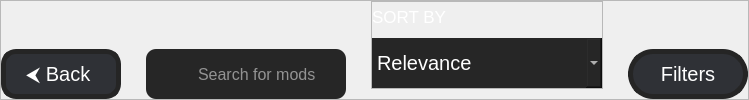
        <widget class="QFrame" name="frame_33">
         <property name="frameShape">
          <enum>QFrame::StyledPanel</enum>
         </property>
         <property name="frameShadow">
          <enum>QFrame::Raised</enum>
         </property>
         <layout class="QHBoxLayout" name="horizontalLayout_17">
          <property name="spacing">
           <number>25</number>
          </property>
          <property name="leftMargin">
           <number>0</number>
          </property>
          <property name="topMargin">
           <number>0</number>
          </property>
          <property name="rightMargin">
           <number>0</number>
          </property>
          <property name="bottomMargin">
           <number>0</number>
          </property>
          <item alignment="Qt::AlignBottom">
           <widget class="QPushButton" name="backConfigMod">
            <property name="sizePolicy">
             <sizepolicy hsizetype="Preferred" vsizetype="Preferred">
              <horstretch>0</horstretch>
              <verstretch>0</verstretch>
             </sizepolicy>
            </property>
            <property name="minimumSize">
             <size>
              <width>120</width>
              <height>50</height>
             </size>
            </property>
            <property name="maximumSize">
             <size>
              <width>120</width>
              <height>50</height>
             </size>
            </property>
            <property name="cursor">
             <cursorShape>PointingHandCursor</cursorShape>
            </property>
            <property name="styleSheet">
             <string notr="true">QPushButton {
background-color: rgb(47, 49, 54);
border:5px solid rgb(37, 37, 37);
border-radius:15px;
color:white;
font:15pt;
}
QPushButton:hover {
background-color:rgb(37, 37, 37);

}</string>
            </property>
            <property name="text">
             <string>⮜ Back </string>
            </property>
           </widget>
          </item>
          <item alignment="Qt::AlignBottom">
           <widget class="QFrame" name="frame_34">
            <property name="minimumSize">
             <size>
              <width>0</width>
              <height>50</height>
             </size>
            </property>
            <property name="maximumSize">
             <size>
              <width>16777215</width>
              <height>50</height>
             </size>
            </property>
            <property name="styleSheet">
             <string notr="true">background-color:rgb(38, 38, 38);
border-radius:10px;
color:white;
font:12pt;</string>
            </property>
            <property name="frameShape">
             <enum>QFrame::StyledPanel</enum>
            </property>
            <property name="frameShadow">
             <enum>QFrame::Raised</enum>
            </property>
            <layout class="QHBoxLayout" name="horizontalLayout_18">
             <property name="spacing">
              <number>10</number>
             </property>
             <property name="leftMargin">
              <number>10</number>
             </property>
             <property name="topMargin">
              <number>0</number>
             </property>
             <property name="rightMargin">
              <number>10</number>
             </property>
             <property name="bottomMargin">
              <number>0</number>
             </property>
             <item alignment="Qt::AlignLeft|Qt::AlignVCenter">
              <widget class="QLabel" name="label_9">
               <property name="minimumSize">
                <size>
                 <width>30</width>
                 <height>30</height>
                </size>
               </property>
               <property name="maximumSize">
                <size>
                 <width>30</width>
                 <height>30</height>
                </size>
               </property>
               <property name="text">
                <string/>
               </property>
               <property name="pixmap">
                <pixmap resource="../qtrf.qrc">:/icon/assets/icon/14506599291585491858-128.png</pixmap>
               </property>
               <property name="scaledContents">
                <bool>true</bool>
               </property>
              </widget>
             </item>
             <item>
              <widget class="QLineEdit" name="searchMod">
               <property name="sizePolicy">
                <sizepolicy hsizetype="Expanding" vsizetype="Preferred">
                 <horstretch>0</horstretch>
                 <verstretch>0</verstretch>
                </sizepolicy>
               </property>
               <property name="minimumSize">
                <size>
                 <width>0</width>
                 <height>50</height>
                </size>
               </property>
               <property name="maximumSize">
                <size>
                 <width>16777215</width>
                 <height>50</height>
                </size>
               </property>
               <property name="styleSheet">
                <string notr="true">background-color:rgb(38, 38, 38);
border-radius:10px;
color:white;
font:12pt;
QLineEdit[text=\\]{
	color: gray;
};</string>
               </property>
               <property name="maxLength">
                <number>255</number>
               </property>
               <property name="placeholderText">
                <string>Search for mods</string>
               </property>
              </widget>
             </item>
            </layout>
           </widget>
          </item>
          <item alignment="Qt::AlignTop">
           <widget class="QFrame" name="frame_35">
            <property name="frameShape">
             <enum>QFrame::StyledPanel</enum>
            </property>
            <property name="frameShadow">
             <enum>QFrame::Raised</enum>
            </property>
            <layout class="QVBoxLayout" name="verticalLayout_28">
             <property name="leftMargin">
              <number>0</number>
             </property>
             <property name="topMargin">
              <number>0</number>
             </property>
             <property name="rightMargin">
              <number>0</number>
             </property>
             <property name="bottomMargin">
              <number>0</number>
             </property>
             <item>
              <widget class="QLabel" name="label_11">
               <property name="minimumSize">
                <size>
                 <width>100</width>
                 <height>30</height>
                </size>
               </property>
               <property name="maximumSize">
                <size>
                 <width>100</width>
                 <height>30</height>
                </size>
               </property>
               <property name="styleSheet">
                <string notr="true">color:white;
font:13pt;</string>
               </property>
               <property name="text">
                <string>SORT BY</string>
               </property>
              </widget>
             </item>
             <item>
              <widget class="QComboBox" name="modSort">
               <property name="sizePolicy">
                <sizepolicy hsizetype="Preferred" vsizetype="Preferred">
                 <horstretch>0</horstretch>
                 <verstretch>0</verstretch>
                </sizepolicy>
               </property>
               <property name="minimumSize">
                <size>
                 <width>230</width>
                 <height>50</height>
                </size>
               </property>
               <property name="maximumSize">
                <size>
                 <width>230</width>
                 <height>50</height>
                </size>
               </property>
               <property name="cursor">
                <cursorShape>PointingHandCursor</cursorShape>
               </property>
               <property name="styleSheet">
                <string notr="true">font:20px;
color:white;
background-color:rgb(38, 38, 38);
border-radius:0</string>
               </property>
               <item>
                <property name="text">
                 <string>Relevance</string>
                </property>
               </item>
               <item>
                <property name="text">
                 <string>Downloads</string>
                </property>
               </item>
               <item>
                <property name="text">
                 <string>Follows</string>
                </property>
               </item>
               <item>
                <property name="text">
                 <string>Newest</string>
                </property>
               </item>
               <item>
                <property name="text">
                 <string>Updated</string>
                </property>
               </item>
               <item>
                <property name="text">
                 <string>Installed</string>
                </property>
               </item>
              </widget>
             </item>
            </layout>
           </widget>
          </item>
          <item alignment="Qt::AlignBottom">
           <widget class="QPushButton" name="modFilterBtn">
            <property name="sizePolicy">
             <sizepolicy hsizetype="Preferred" vsizetype="Preferred">
              <horstretch>0</horstretch>
              <verstretch>0</verstretch>
             </sizepolicy>
            </property>
            <property name="minimumSize">
             <size>
              <width>120</width>
              <height>50</height>
             </size>
            </property>
            <property name="maximumSize">
             <size>
              <width>120</width>
              <height>50</height>
             </size>
            </property>
            <property name="cursor">
             <cursorShape>PointingHandCursor</cursorShape>
            </property>
            <property name="styleSheet">
             <string notr="true">QPushButton {
background-color: rgb(47, 49, 54);
border:5px solid rgb(37, 37, 37);
border-radius:25px;
color:white;
font:15pt;
}
QPushButton:hover {
background-color:rgb(37, 37, 37);

}</string>
            </property>
            <property name="text">
             <string>Filters</string>
            </property>
           </widget>
          </item>
         </layout>
        </widget>
